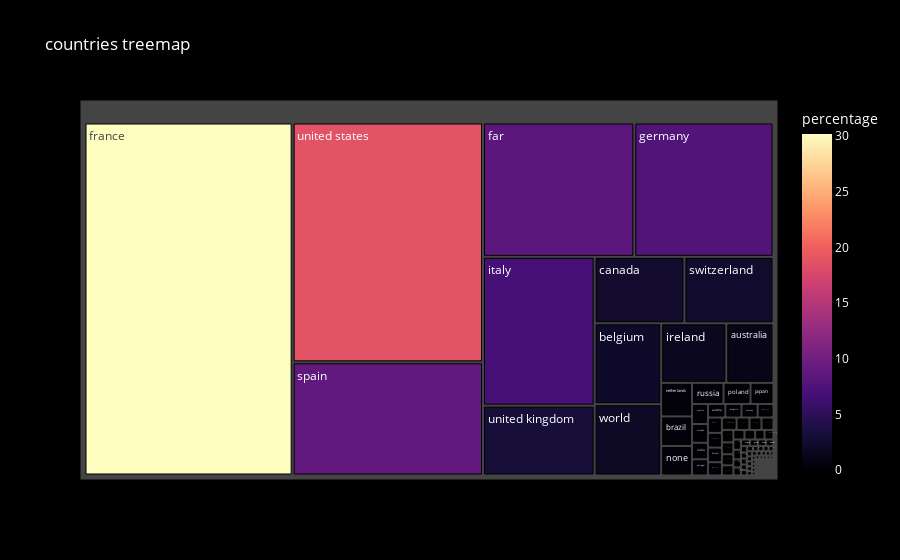

Source (notebook cell):
### Code cell
df = pd.DataFrame(data_graph_countries)
fig = px.treemap(df, path=['countries'], values='percentage',
                 color='percentage', color_continuous_scale='Magma',
                 title='countries treemap')
fig.update_layout(
    paper_bgcolor='black',  
    plot_bgcolor='black',   
    font_color='white'      
)
fig.show()

### Figure 1 — Plotly figure (JSON) as saved in the notebook; plotly's stock layout.template omitted (floating-point values rounded to 4 significant figures; data arrays with more than 128 entries replaced by an {"elided": "..."} marker saying what was removed)
{"data": [{"branchvalues": "total", "customdata": {"elided": "250x1 float values"}, "domain": {"x": [0, 1], "y": [0, 1]}, "hovertemplate": "labels=%{label}<br>percentage_sum=%{value}<br>parent=%{parent}<br>id=%{id}<br>percentage=%{color}<extra></extra>", "ids": {"elided": "250 str values"}, "labels": {"elided": "250 str values"}, "marker": {"coloraxis": "coloraxis", "colors": {"elided": "250 float values"}}, "name": "", "parents": {"elided": "250 str values"}, "type": "treemap", "values": {"elided": "250 float values"}}], "layout": {"coloraxis": {"colorbar": {"title": {"text": "percentage"}}, "colorscale": [[0, "#000004"], [0.1111, "#180f3d"], [0.2222, "#440f76"], [0.3333, "#721f81"], [0.4444, "#9e2f7f"], [0.5556, "#cd4071"], [0.6667, "#f1605d"], [0.7778, "#fd9668"], [0.8889, "#feca8d"], [1, "#fcfdbf"]]}, "font": {"color": "white"}, "legend": {"tracegroupgap": 0}, "paper_bgcolor": "black", "plot_bgcolor": "black", "title": {"text": "countries treemap"}}}
